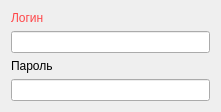
   <widget class="QWidget" name="verticalLayoutWidget_2">
    <property name="geometry">
     <rect>
      <x>290</x>
      <y>230</y>
      <width>221</width>
      <height>96</height>
     </rect>
    </property>
    <property name="palette">
     <palette>
      <active>
       <colorrole role="Text">
        <brush brushstyle="SolidPattern">
         <color alpha="255">
          <red>255</red>
          <green>70</green>
          <blue>73</blue>
         </color>
        </brush>
       </colorrole>
       <colorrole role="BrightText">
        <brush brushstyle="SolidPattern">
         <color alpha="255">
          <red>255</red>
          <green>70</green>
          <blue>73</blue>
         </color>
        </brush>
       </colorrole>
       <colorrole role="ButtonText">
        <brush brushstyle="SolidPattern">
         <color alpha="255">
          <red>255</red>
          <green>70</green>
          <blue>73</blue>
         </color>
        </brush>
       </colorrole>
      </active>
      <inactive>
       <colorrole role="Text">
        <brush brushstyle="SolidPattern">
         <color alpha="255">
          <red>255</red>
          <green>70</green>
          <blue>73</blue>
         </color>
        </brush>
       </colorrole>
       <colorrole role="BrightText">
        <brush brushstyle="SolidPattern">
         <color alpha="255">
          <red>255</red>
          <green>70</green>
          <blue>73</blue>
         </color>
        </brush>
       </colorrole>
       <colorrole role="ButtonText">
        <brush brushstyle="SolidPattern">
         <color alpha="255">
          <red>255</red>
          <green>70</green>
          <blue>73</blue>
         </color>
        </brush>
       </colorrole>
      </inactive>
      <disabled>
       <colorrole role="BrightText">
        <brush brushstyle="SolidPattern">
         <color alpha="255">
          <red>255</red>
          <green>70</green>
          <blue>73</blue>
         </color>
        </brush>
       </colorrole>
      </disabled>
     </palette>
    </property>
    <layout class="QVBoxLayout" name="verticalLayout_2">
     <item>
      <widget class="QLabel" name="label_2">
       <property name="palette">
        <palette>
         <active>
          <colorrole role="WindowText">
           <brush brushstyle="SolidPattern">
            <color alpha="255">
             <red>255</red>
             <green>70</green>
             <blue>73</blue>
            </color>
           </brush>
          </colorrole>
          <colorrole role="Button">
           <brush brushstyle="SolidPattern">
            <color alpha="255">
             <red>11</red>
             <green>37</green>
             <blue>65</blue>
            </color>
           </brush>
          </colorrole>
          <colorrole role="Light">
           <brush brushstyle="SolidPattern">
            <color alpha="255">
             <red>17</red>
             <green>56</green>
             <blue>97</blue>
            </color>
           </brush>
          </colorrole>
          <colorrole role="Midlight">
           <brush brushstyle="SolidPattern">
            <color alpha="255">
             <red>14</red>
             <green>46</green>
             <blue>81</blue>
            </color>
           </brush>
          </colorrole>
          <colorrole role="Dark">
           <brush brushstyle="SolidPattern">
            <color alpha="255">
             <red>5</red>
             <green>18</green>
             <blue>32</blue>
            </color>
           </brush>
          </colorrole>
          <colorrole role="Mid">
           <brush brushstyle="SolidPattern">
            <color alpha="255">
             <red>7</red>
             <green>25</green>
             <blue>43</blue>
            </color>
           </brush>
          </colorrole>
          <colorrole role="Text">
           <brush brushstyle="SolidPattern">
            <color alpha="255">
             <red>255</red>
             <green>70</green>
             <blue>73</blue>
            </color>
           </brush>
          </colorrole>
          <colorrole role="BrightText">
           <brush brushstyle="SolidPattern">
            <color alpha="255">
             <red>255</red>
             <green>70</green>
             <blue>73</blue>
            </color>
           </brush>
          </colorrole>
          <colorrole role="ButtonText">
           <brush brushstyle="SolidPattern">
            <color alpha="255">
             <red>255</red>
             <green>70</green>
             <blue>73</blue>
            </color>
           </brush>
          </colorrole>
          <colorrole role="Base">
           <brush brushstyle="SolidPattern">
            <color alpha="255">
             <red>0</red>
             <green>0</green>
             <blue>0</blue>
            </color>
           </brush>
          </colorrole>
          <colorrole role="Window">
           <brush brushstyle="SolidPattern">
            <color alpha="255">
             <red>11</red>
             <green>37</green>
             <blue>65</blue>
            </color>
           </brush>
          </colorrole>
          <colorrole role="Shadow">
           <brush brushstyle="SolidPattern">
            <color alpha="255">
             <red>0</red>
             <green>0</green>
             <blue>0</blue>
            </color>
           </brush>
          </colorrole>
          <colorrole role="AlternateBase">
           <brush brushstyle="SolidPattern">
            <color alpha="255">
             <red>5</red>
             <green>18</green>
             <blue>32</blue>
            </color>
           </brush>
          </colorrole>
          <colorrole role="ToolTipBase">
           <brush brushstyle="SolidPattern">
            <color alpha="255">
             <red>255</red>
             <green>255</green>
             <blue>220</blue>
            </color>
           </brush>
          </colorrole>
          <colorrole role="ToolTipText">
           <brush brushstyle="SolidPattern">
            <color alpha="255">
             <red>0</red>
             <green>0</green>
             <blue>0</blue>
            </color>
           </brush>
          </colorrole>
          <colorrole role="PlaceholderText">
           <brush brushstyle="SolidPattern">
            <color alpha="127">
             <red>255</red>
             <green>255</green>
             <blue>255</blue>
            </color>
           </brush>
          </colorrole>
         </active>
         <inactive>
          <colorrole role="WindowText">
           <brush brushstyle="SolidPattern">
            <color alpha="255">
             <red>255</red>
             <green>70</green>
             <blue>73</blue>
            </color>
           </brush>
          </colorrole>
          <colorrole role="Button">
           <brush brushstyle="SolidPattern">
            <color alpha="255">
             <red>11</red>
             <green>37</green>
             <blue>65</blue>
            </color>
           </brush>
          </colorrole>
          <colorrole role="Light">
           <brush brushstyle="SolidPattern">
            <color alpha="255">
             <red>17</red>
             <green>56</green>
             <blue>97</blue>
            </color>
           </brush>
          </colorrole>
          <colorrole role="Midlight">
           <brush brushstyle="SolidPattern">
            <color alpha="255">
             <red>14</red>
             <green>46</green>
             <blue>81</blue>
            </color>
           </brush>
          </colorrole>
          <colorrole role="Dark">
           <brush brushstyle="SolidPattern">
            <color alpha="255">
             <red>5</red>
             <green>18</green>
             <blue>32</blue>
            </color>
           </brush>
          </colorrole>
          <colorrole role="Mid">
           <brush brushstyle="SolidPattern">
            <color alpha="255">
             <red>7</red>
             <green>25</green>
             <blue>43</blue>
            </color>
           </brush>
          </colorrole>
          <colorrole role="Text">
           <brush brushstyle="SolidPattern">
            <color alpha="255">
             <red>255</red>
             <green>70</green>
             <blue>73</blue>
            </color>
           </brush>
          </colorrole>
          <colorrole role="BrightText">
           <brush brushstyle="SolidPattern">
            <color alpha="255">
             <red>255</red>
             <green>70</green>
             <blue>73</blue>
            </color>
           </brush>
          </colorrole>
          <colorrole role="ButtonText">
           <brush brushstyle="SolidPattern">
            <color alpha="255">
             <red>255</red>
             <green>70</green>
             <blue>73</blue>
            </color>
           </brush>
          </colorrole>
          <colorrole role="Base">
           <brush brushstyle="SolidPattern">
            <color alpha="255">
             <red>0</red>
             <green>0</green>
             <blue>0</blue>
            </color>
           </brush>
          </colorrole>
          <colorrole role="Window">
           <brush brushstyle="SolidPattern">
            <color alpha="255">
             <red>11</red>
             <green>37</green>
             <blue>65</blue>
            </color>
           </brush>
          </colorrole>
          <colorrole role="Shadow">
           <brush brushstyle="SolidPattern">
            <color alpha="255">
             <red>0</red>
             <green>0</green>
             <blue>0</blue>
            </color>
           </brush>
          </colorrole>
          <colorrole role="AlternateBase">
           <brush brushstyle="SolidPattern">
            <color alpha="255">
             <red>5</red>
             <green>18</green>
             <blue>32</blue>
            </color>
           </brush>
          </colorrole>
          <colorrole role="ToolTipBase">
           <brush brushstyle="SolidPattern">
            <color alpha="255">
             <red>255</red>
             <green>255</green>
             <blue>220</blue>
            </color>
           </brush>
          </colorrole>
          <colorrole role="ToolTipText">
           <brush brushstyle="SolidPattern">
            <color alpha="255">
             <red>0</red>
             <green>0</green>
             <blue>0</blue>
            </color>
           </brush>
          </colorrole>
          <colorrole role="PlaceholderText">
           <brush brushstyle="SolidPattern">
            <color alpha="127">
             <red>255</red>
             <green>255</green>
             <blue>255</blue>
            </color>
           </brush>
          </colorrole>
         </inactive>
         <disabled>
          <colorrole role="WindowText">
           <brush brushstyle="SolidPattern">
            <color alpha="255">
             <red>5</red>
             <green>18</green>
             <blue>32</blue>
            </color>
           </brush>
          </colorrole>
          <colorrole role="Button">
           <brush brushstyle="SolidPattern">
            <color alpha="255">
             <red>11</red>
             <green>37</green>
             <blue>65</blue>
            </color>
           </brush>
          </colorrole>
          <colorrole role="Light">
           <brush brushstyle="SolidPattern">
            <color alpha="255">
             <red>17</red>
             <green>56</green>
             <blue>97</blue>
            </color>
           </brush>
          </colorrole>
          <colorrole role="Midlight">
           <brush brushstyle="SolidPattern">
            <color alpha="255">
             <red>14</red>
             <green>46</green>
             <blue>81</blue>
            </color>
           </brush>
          </colorrole>
          <colorrole role="Dark">
           <brush brushstyle="SolidPattern">
            <color alpha="255">
             <red>5</red>
             <green>18</green>
             <blue>32</blue>
            </color>
           </brush>
          </colorrole>
          <colorrole role="Mid">
           <brush brushstyle="SolidPattern">
            <color alpha="255">
             <red>7</red>
             <green>25</green>
             <blue>43</blue>
            </color>
           </brush>
          </colorrole>
          <colorrole role="Text">
           <brush brushstyle="SolidPattern">
            <color alpha="255">
             <red>5</red>
             <green>18</green>
             <blue>32</blue>
            </color>
           </brush>
          </colorrole>
          <colorrole role="BrightText">
           <brush brushstyle="SolidPattern">
            <color alpha="255">
             <red>255</red>
             <green>70</green>
             <blue>73</blue>
            </color>
           </brush>
          </colorrole>
          <colorrole role="ButtonText">
           <brush brushstyle="SolidPattern">
            <color alpha="255">
             <red>5</red>
             <green>18</green>
             <blue>32</blue>
            </color>
           </brush>
          </colorrole>
          <colorrole role="Base">
           <brush brushstyle="SolidPattern">
            <color alpha="255">
             <red>11</red>
             <green>37</green>
             <blue>65</blue>
            </color>
           </brush>
          </colorrole>
          <colorrole role="Window">
           <brush brushstyle="SolidPattern">
            <color alpha="255">
             <red>11</red>
             <green>37</green>
             <blue>65</blue>
            </color>
           </brush>
          </colorrole>
          <colorrole role="Shadow">
           <brush brushstyle="SolidPattern">
            <color alpha="255">
             <red>0</red>
             <green>0</green>
             <blue>0</blue>
            </color>
           </brush>
          </colorrole>
          <colorrole role="AlternateBase">
           <brush brushstyle="SolidPattern">
            <color alpha="255">
             <red>11</red>
             <green>37</green>
             <blue>65</blue>
            </color>
           </brush>
          </colorrole>
          <colorrole role="ToolTipBase">
           <brush brushstyle="SolidPattern">
            <color alpha="255">
             <red>255</red>
             <green>255</green>
             <blue>220</blue>
            </color>
           </brush>
          </colorrole>
          <colorrole role="ToolTipText">
           <brush brushstyle="SolidPattern">
            <color alpha="255">
             <red>0</red>
             <green>0</green>
             <blue>0</blue>
            </color>
           </brush>
          </colorrole>
          <colorrole role="PlaceholderText">
           <brush brushstyle="SolidPattern">
            <color alpha="127">
             <red>5</red>
             <green>18</green>
             <blue>32</blue>
            </color>
           </brush>
          </colorrole>
         </disabled>
        </palette>
       </property>
       <property name="text">
        <string>Логин</string>
       </property>
      </widget>
     </item>
     <item>
      <widget class="QLineEdit" name="Login">
       <property name="palette">
        <palette>
         <active>
          <colorrole role="Text">
           <brush brushstyle="SolidPattern">
            <color alpha="255">
             <red>255</red>
             <green>70</green>
             <blue>73</blue>
            </color>
           </brush>
          </colorrole>
          <colorrole role="BrightText">
           <brush brushstyle="SolidPattern">
            <color alpha="255">
             <red>255</red>
             <green>70</green>
             <blue>73</blue>
            </color>
           </brush>
          </colorrole>
          <colorrole role="ButtonText">
           <brush brushstyle="SolidPattern">
            <color alpha="255">
             <red>255</red>
             <green>70</green>
             <blue>73</blue>
            </color>
           </brush>
          </colorrole>
         </active>
         <inactive>
          <colorrole role="Text">
           <brush brushstyle="SolidPattern">
            <color alpha="255">
             <red>255</red>
             <green>70</green>
             <blue>73</blue>
            </color>
           </brush>
          </colorrole>
          <colorrole role="BrightText">
           <brush brushstyle="SolidPattern">
            <color alpha="255">
             <red>255</red>
             <green>70</green>
             <blue>73</blue>
            </color>
           </brush>
          </colorrole>
          <colorrole role="ButtonText">
           <brush brushstyle="SolidPattern">
            <color alpha="255">
             <red>255</red>
             <green>70</green>
             <blue>73</blue>
            </color>
           </brush>
          </colorrole>
         </inactive>
         <disabled>
          <colorrole role="BrightText">
           <brush brushstyle="SolidPattern">
            <color alpha="255">
             <red>255</red>
             <green>70</green>
             <blue>73</blue>
            </color>
           </brush>
          </colorrole>
         </disabled>
        </palette>
       </property>
      </widget>
     </item>
     <item>
      <widget class="QLabel" name="label_3">
       <property name="palette">
        <palette>
         <active>
          <colorrole role="Text">
           <brush brushstyle="SolidPattern">
            <color alpha="255">
             <red>255</red>
             <green>70</green>
             <blue>73</blue>
            </color>
           </brush>
          </colorrole>
          <colorrole role="BrightText">
           <brush brushstyle="SolidPattern">
            <color alpha="255">
             <red>255</red>
             <green>70</green>
             <blue>73</blue>
            </color>
           </brush>
          </colorrole>
          <colorrole role="ButtonText">
           <brush brushstyle="SolidPattern">
            <color alpha="255">
             <red>255</red>
             <green>70</green>
             <blue>73</blue>
            </color>
           </brush>
          </colorrole>
         </active>
         <inactive>
          <colorrole role="Text">
           <brush brushstyle="SolidPattern">
            <color alpha="255">
             <red>255</red>
             <green>70</green>
             <blue>73</blue>
            </color>
           </brush>
          </colorrole>
          <colorrole role="BrightText">
           <brush brushstyle="SolidPattern">
            <color alpha="255">
             <red>255</red>
             <green>70</green>
             <blue>73</blue>
            </color>
           </brush>
          </colorrole>
          <colorrole role="ButtonText">
           <brush brushstyle="SolidPattern">
            <color alpha="255">
             <red>255</red>
             <green>70</green>
             <blue>73</blue>
            </color>
           </brush>
          </colorrole>
         </inactive>
         <disabled>
          <colorrole role="BrightText">
           <brush brushstyle="SolidPattern">
            <color alpha="255">
             <red>255</red>
             <green>70</green>
             <blue>73</blue>
            </color>
           </brush>
          </colorrole>
         </disabled>
        </palette>
       </property>
       <property name="text">
        <string>Пароль</string>
       </property>
      </widget>
     </item>
     <item>
      <widget class="QLineEdit" name="Password">
       <property name="palette">
        <palette>
         <active>
          <colorrole role="Text">
           <brush brushstyle="SolidPattern">
            <color alpha="255">
             <red>255</red>
             <green>70</green>
             <blue>73</blue>
            </color>
           </brush>
          </colorrole>
          <colorrole role="BrightText">
           <brush brushstyle="SolidPattern">
            <color alpha="255">
             <red>255</red>
             <green>70</green>
             <blue>73</blue>
            </color>
           </brush>
          </colorrole>
          <colorrole role="ButtonText">
           <brush brushstyle="SolidPattern">
            <color alpha="255">
             <red>255</red>
             <green>70</green>
             <blue>73</blue>
            </color>
           </brush>
          </colorrole>
         </active>
         <inactive>
          <colorrole role="Text">
           <brush brushstyle="SolidPattern">
            <color alpha="255">
             <red>255</red>
             <green>70</green>
             <blue>73</blue>
            </color>
           </brush>
          </colorrole>
          <colorrole role="BrightText">
           <brush brushstyle="SolidPattern">
            <color alpha="255">
             <red>255</red>
             <green>70</green>
             <blue>73</blue>
            </color>
           </brush>
          </colorrole>
          <colorrole role="ButtonText">
           <brush brushstyle="SolidPattern">
            <color alpha="255">
             <red>255</red>
             <green>70</green>
             <blue>73</blue>
            </color>
           </brush>
          </colorrole>
         </inactive>
         <disabled>
          <colorrole role="BrightText">
           <brush brushstyle="SolidPattern">
            <color alpha="255">
             <red>255</red>
             <green>70</green>
             <blue>73</blue>
            </color>
           </brush>
          </colorrole>
         </disabled>
        </palette>
       </property>
      </widget>
     </item>
    </layout>
   </widget>
